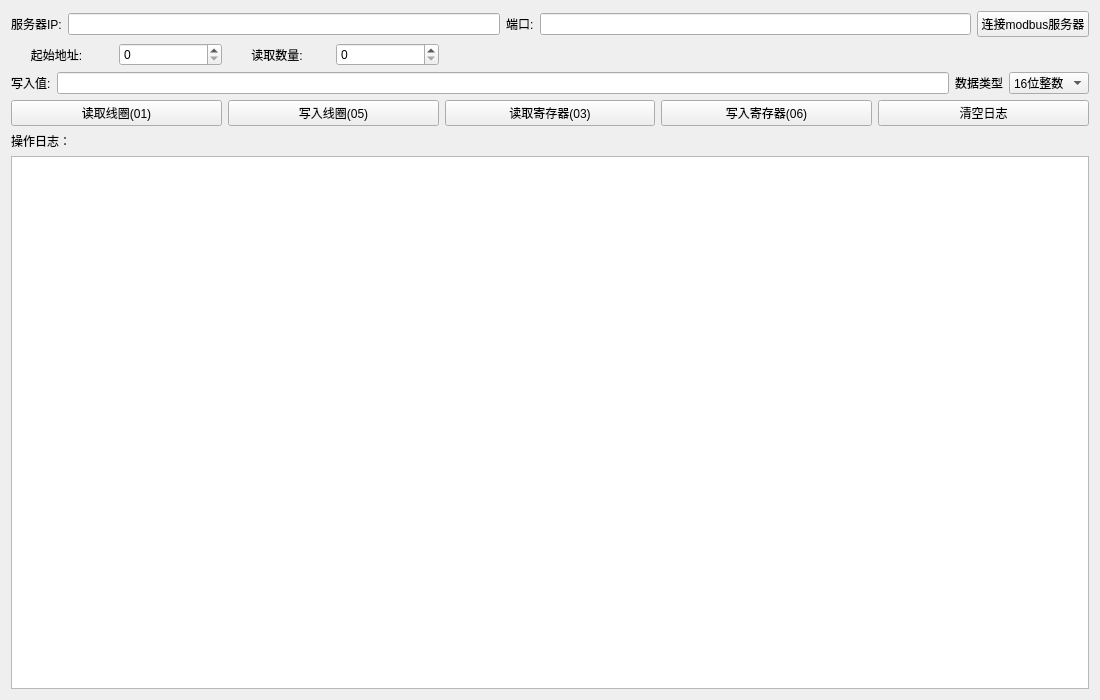
<?xml version="1.0" encoding="UTF-8"?>
<ui version="4.0">
 <class>ModbusTcpWidget</class>
 <widget class="QWidget" name="ModbusTcpWidget">
  <property name="geometry">
   <rect>
    <x>0</x>
    <y>0</y>
    <width>1100</width>
    <height>700</height>
   </rect>
  </property>
  <property name="windowTitle">
   <string>Form</string>
  </property>
  <layout class="QGridLayout" name="gridLayout_3">
   <item row="2" column="0">
    <layout class="QGridLayout" name="gridLayout_2">
     <item row="0" column="0">
      <widget class="QTextEdit" name="textEdit_log"/>
     </item>
    </layout>
   </item>
   <item row="0" column="0">
    <layout class="QGridLayout" name="gridLayout">
     <item row="0" column="0">
      <layout class="QHBoxLayout" name="horizontalLayout">
       <item>
        <widget class="QLabel" name="label_ip">
         <property name="text">
          <string>服务器IP:</string>
         </property>
        </widget>
       </item>
       <item>
        <widget class="QLineEdit" name="lineEdit_ip"/>
       </item>
       <item>
        <widget class="QLabel" name="label_port">
         <property name="text">
          <string>端口:</string>
         </property>
        </widget>
       </item>
       <item>
        <widget class="QLineEdit" name="spinBox_port"/>
       </item>
       <item>
        <widget class="QPushButton" name="pushButton_connect">
         <property name="text">
          <string>连接modbus服务器</string>
         </property>
        </widget>
       </item>
      </layout>
     </item>
     <item row="2" column="0">
      <layout class="QHBoxLayout" name="horizontalLayout_3">
       <item>
        <widget class="QLabel" name="label_value">
         <property name="text">
          <string>写入值:</string>
         </property>
        </widget>
       </item>
       <item>
        <widget class="QLineEdit" name="lineEdit_value"/>
       </item>
       <item>
        <widget class="QLabel" name="label_type">
         <property name="text">
          <string>数据类型</string>
         </property>
        </widget>
       </item>
       <item>
        <widget class="QComboBox" name="comboBox_dataType">
         <item>
          <property name="text">
           <string>16位整数</string>
          </property>
         </item>
         <item>
          <property name="text">
           <string>32位整数</string>
          </property>
         </item>
        </widget>
       </item>
      </layout>
     </item>
     <item row="3" column="0">
      <layout class="QHBoxLayout" name="horizontalLayout_4">
       <item>
        <widget class="QPushButton" name="pushButton_readCoils">
         <property name="text">
          <string>读取线圈(01)</string>
         </property>
        </widget>
       </item>
       <item>
        <widget class="QPushButton" name="pushButton_writeCoil">
         <property name="text">
          <string>写入线圈(05)</string>
         </property>
        </widget>
       </item>
       <item>
        <widget class="QPushButton" name="pushButton_readRegs">
         <property name="text">
          <string>读取寄存器(03)</string>
         </property>
        </widget>
       </item>
       <item>
        <widget class="QPushButton" name="pushButton_writeReg">
         <property name="text">
          <string>写入寄存器(06)</string>
         </property>
        </widget>
       </item>
       <item>
        <widget class="QPushButton" name="pushButton_clearLog">
         <property name="text">
          <string>清空日志</string>
         </property>
        </widget>
       </item>
      </layout>
     </item>
     <item row="1" column="0">
      <layout class="QHBoxLayout" name="horizontalLayout_2">
       <item>
        <widget class="QLabel" name="label_addr">
         <property name="text">
          <string>      起始地址:</string>
         </property>
        </widget>
       </item>
       <item>
        <widget class="QSpinBox" name="spinBox_addr"/>
       </item>
       <item>
        <widget class="QLabel" name="label_count">
         <property name="text">
          <string>       读取数量:</string>
         </property>
        </widget>
       </item>
       <item>
        <widget class="QSpinBox" name="spinBox_count"/>
       </item>
       <item>
        <widget class="QLabel" name="label_6">
         <property name="text">
          <string/>
         </property>
        </widget>
       </item>
       <item>
        <widget class="QLabel" name="label_5">
         <property name="text">
          <string/>
         </property>
        </widget>
       </item>
       <item>
        <widget class="QLabel" name="label_4">
         <property name="text">
          <string/>
         </property>
        </widget>
       </item>
       <item>
        <widget class="QLabel" name="label_3">
         <property name="text">
          <string/>
         </property>
        </widget>
       </item>
       <item>
        <widget class="QLabel" name="label_2">
         <property name="text">
          <string/>
         </property>
        </widget>
       </item>
       <item>
        <widget class="QLabel" name="label">
         <property name="text">
          <string/>
         </property>
        </widget>
       </item>
      </layout>
     </item>
    </layout>
   </item>
   <item row="1" column="0">
    <widget class="QLabel" name="label_log">
     <property name="text">
      <string>操作日志：</string>
     </property>
    </widget>
   </item>
  </layout>
 </widget>
 <resources/>
 <connections/>
</ui>
